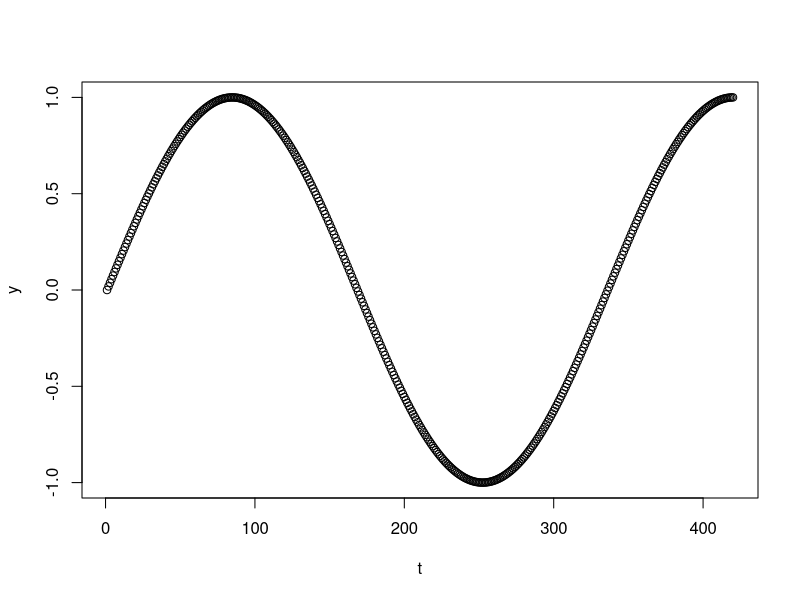

This figure's R source: (Note: this script raises an error after producing the figure.)
#In this R script we will generate some demo data using the Sinus function and then we will
#the functions in the function.R script to do multiple dtw alignment, local alignment and 
#circular alignment

#We will generate a sinus sequence of 2 frequencies length and subset portions of the sequence 
#of different length that have some overlap between them

#representation of the data
y <- round(sin(seq(from = 0, to = 2.5*pi, length.out = 420)), digits = 5)
t <- c(1:420)

plot(t, y)

#subset of the data
#we will make 10 subsets of the data that span the whole length and have different lengths in 
#the overlap between them
fractionsList <- list(s1 = c(1:120),
                      s2 = c(80:140),
                      s3 = c(110:210),
                      s4 = c(160:250),
                      s5 = c(230:320),
                      s6 = c(290:420),
                      s7 = c(270:390),
                      s8 = c(310:400),
                      s9 = c(300:420),
                      s10 = c(300:420))


#create dataframes of the portions and put them in a list
dataList <- lapply(X = fractionsList, function(x){
    
    return(data.frame(t = c(1:length(x)), y = y[x]))
    
})

#test some univariate alignments

#LEFT ---------
profile <- pairwiseUnivariateAlignment(df1 = dataList[[1]], 
                                       df2 = dataList[[2]], 
                                       dataColumns = c(2, 2), 
                                       showDistPlot = F)

#visual representation of the alignment
require(ggplot2)
require(gridExtra)

pp <- ggplot(data = profile, aes_string(x = names(profile)[1], y = names(profile)[4])) + 
    geom_point() + 
    coord_cartesian(ylim = c(-1,1)) + 
    ggtitle('Unified sequences')
p1 <- ggplot(data = profile, aes_string(x = names(profile)[1], y = names(profile)[3])) + 
    geom_point() + 
    coord_cartesian(ylim = c(-1,1)) + 
    ggtitle('Sequence1')
p2 <- ggplot(data = profile, aes_string(x = names(profile)[1], y = names(profile)[2])) + 
    geom_point() + 
    coord_cartesian(ylim = c(-1,1))+ 
    ggtitle('Sequence2')

plotList <- list(pp, p2, p1)
gridplot <- grid.arrange(grobs = plotList, ncol = 1, as.table = FALSE)


#RIGHT ---------
profile <- localUnivariateAlignment(df1 = dataList[[3]], 
                                    df2 = dataList[[2]], 
                                    dataColumns = c(2, 2), 
                                    showDistPlot = T)

#visual representation of the alignment
require(ggplot2)
require(gridExtra)

pp <- ggplot(data = profile, aes_string(x = names(profile)[1], y = names(profile)[4])) + 
    geom_point() + 
    coord_cartesian(ylim = c(-1,1)) + 
    ggtitle('Unified sequences')
p1 <- ggplot(data = profile, aes_string(x = names(profile)[1], y = names(profile)[3])) + 
    geom_point() + 
    coord_cartesian(ylim = c(-1,1)) + 
    ggtitle('Sequence1')
p2 <- ggplot(data = profile, aes_string(x = names(profile)[1], y = names(profile)[2])) + 
    geom_point() + 
    coord_cartesian(ylim = c(-1,1))+ 
    ggtitle('Sequence2')

plotList <- list(pp, p2, p1)
gridplot <- grid.arrange(grobs = plotList, ncol = 1, as.table = FALSE)


#LOCAL ---------
profile <- localUnivariateAlignment(df1 = dataList[[7]], 
                                    df2 = dataList[[8]], 
                                    dataColumns = c(2, 2), 
                                    showDistPlot = T)

#visual representation of the alignment
require(ggplot2)
require(gridExtra)

pp <- ggplot(data = profile, aes_string(x = names(profile)[1], y = names(profile)[4])) + 
    geom_point() + 
    coord_cartesian(ylim = c(-1,1)) + 
    ggtitle('Unified sequences')
p1 <- ggplot(data = profile, aes_string(x = names(profile)[1], y = names(profile)[3])) + 
    geom_point() + 
    coord_cartesian(ylim = c(-1,1)) + 
    ggtitle('Sequence1')
p2 <- ggplot(data = profile, aes_string(x = names(profile)[1], y = names(profile)[2])) + 
    geom_point() + 
    coord_cartesian(ylim = c(-1,1))+ 
    ggtitle('Sequence2')

plotList <- list(pp, p2, p1)
gridplot <- grid.arrange(grobs = plotList, ncol = 1, as.table = FALSE)


#GLOBAL ---------
profile <- localUnivariateAlignment(df1 = dataList[[9]], 
                                    df2 = dataList[[10]], 
                                    dataColumns = c(2, 2), 
                                    showDistPlot = T)

#visual representation of the alignment
require(ggplot2)
require(gridExtra)

pp <- ggplot(data = profile, aes_string(x = names(profile)[1], y = names(profile)[4])) + 
    geom_point() + 
    coord_cartesian(ylim = c(-1,1)) + 
    ggtitle('Unified sequences')
p1 <- ggplot(data = profile, aes_string(x = names(profile)[1], y = names(profile)[3])) + 
    geom_point() + 
    coord_cartesian(ylim = c(-1,1)) + 
    ggtitle('Sequence1')
p2 <- ggplot(data = profile, aes_string(x = names(profile)[1], y = names(profile)[2])) + 
    geom_point() + 
    coord_cartesian(ylim = c(-1,1))+ 
    ggtitle('Sequence2')

plotList <- list(pp, p2, p1)
gridplot <- grid.arrange(grobs = plotList, ncol = 1, as.table = FALSE)
plot(gridplot)


#next we will make a profile from doing a progressive pair-wise alignment of all the portions

profileDf <- multiAlignmentUnivariateProfile(dfList = dataList, dataColumns = c(2,2), showDendrogram = F, showAlignmentPlot = T)


ggplot(data = profileDf, aes(x = time, y = uni)) + 
    geom_point() + 
    coord_cartesian(ylim = c(-1,1)) 


#circularization of the profile ------------------------
#since we know that our data is a loop over time. We will use the next function to reduce it to a single frequency 

circularDf <- circularizeSequenceUnivariate(sequenceDf = profileDf, dataColumn = 4)

ggplot(data = circularDf, aes(x = time, y = uni)) + 
    geom_point() + 
    coord_cartesian(ylim = c(-1,1)) 


#rotate the circularized sequence so that it starts at 0
circularDf <- rotateSeq(circularDf = circularDf, newstart = 28)

ggplot(data = circularDf, aes(x = time, y = uni)) + 
    geom_point() + 
    coord_cartesian(ylim = c(-1,1)) 
